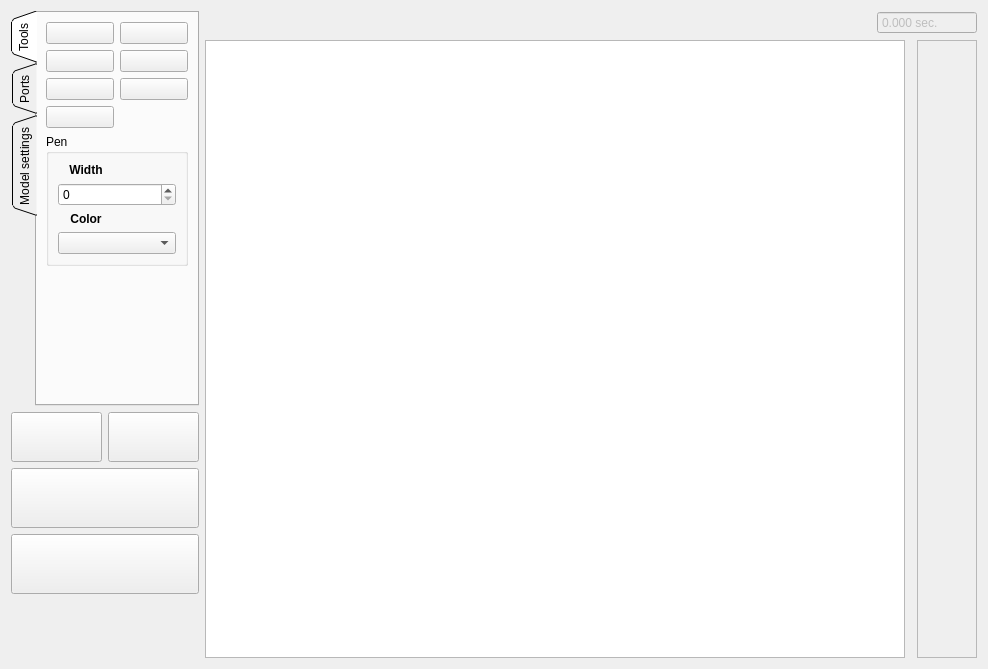
<?xml version="1.0" encoding="UTF-8"?>
<ui version="4.0">
 <class>D2Form</class>
 <widget class="QWidget" name="D2Form">
  <property name="geometry">
   <rect>
    <x>0</x>
    <y>0</y>
    <width>988</width>
    <height>669</height>
   </rect>
  </property>
  <property name="windowTitle">
   <string>2D Robot Model</string>
  </property>
  <layout class="QGridLayout" name="gridLayout" rowstretch="0,0,0,0,0,0,0" columnstretch="0,0,0,0,0">
   <item row="0" column="1" rowspan="7">
    <widget class="QWidget" name="toolbarWidget" native="true">
     <property name="sizePolicy">
      <sizepolicy hsizetype="Preferred" vsizetype="Expanding">
       <horstretch>0</horstretch>
       <verstretch>0</verstretch>
      </sizepolicy>
     </property>
     <layout class="QGridLayout" name="gridLayout_7">
      <property name="leftMargin">
       <number>0</number>
      </property>
      <property name="topMargin">
       <number>0</number>
      </property>
      <property name="rightMargin">
       <number>0</number>
      </property>
      <property name="bottomMargin">
       <number>0</number>
      </property>
      <property name="horizontalSpacing">
       <number>6</number>
      </property>
      <item row="1" column="0">
       <widget class="QPushButton" name="saveWorldModelPushButton">
        <property name="sizePolicy">
         <sizepolicy hsizetype="Preferred" vsizetype="Minimum">
          <horstretch>0</horstretch>
          <verstretch>0</verstretch>
         </sizepolicy>
        </property>
        <property name="minimumSize">
         <size>
          <width>0</width>
          <height>50</height>
         </size>
        </property>
        <property name="toolTip">
         <string>Save World Model (Ctrl+S)</string>
        </property>
        <property name="text">
         <string/>
        </property>
        <property name="icon">
         <iconset resource="../../../../../interpreters/interpreterCore/interpreterCore.qrc">
          <normaloff>:/icons/2d_save.png</normaloff>:/icons/2d_save.png</iconset>
        </property>
        <property name="iconSize">
         <size>
          <width>24</width>
          <height>24</height>
         </size>
        </property>
        <property name="shortcut">
         <string>Ctrl+S</string>
        </property>
       </widget>
      </item>
      <item row="0" column="0" colspan="2">
       <widget class="QWidget" name="mainTabBarWidget" native="true">
        <property name="sizePolicy">
         <sizepolicy hsizetype="Preferred" vsizetype="Expanding">
          <horstretch>0</horstretch>
          <verstretch>0</verstretch>
         </sizepolicy>
        </property>
        <layout class="QHBoxLayout" name="horizontalLayout">
         <property name="spacing">
          <number>0</number>
         </property>
         <property name="leftMargin">
          <number>0</number>
         </property>
         <property name="topMargin">
          <number>0</number>
         </property>
         <property name="rightMargin">
          <number>0</number>
         </property>
         <property name="bottomMargin">
          <number>0</number>
         </property>
         <item>
          <widget class="QTabWidget" name="mainTabBar">
           <property name="sizePolicy">
            <sizepolicy hsizetype="Preferred" vsizetype="Expanding">
             <horstretch>0</horstretch>
             <verstretch>0</verstretch>
            </sizepolicy>
           </property>
           <property name="tabPosition">
            <enum>QTabWidget::West</enum>
           </property>
           <property name="tabShape">
            <enum>QTabWidget::Triangular</enum>
           </property>
           <property name="currentIndex">
            <number>0</number>
           </property>
           <property name="elideMode">
            <enum>Qt::ElideNone</enum>
           </property>
           <property name="usesScrollButtons">
            <bool>false</bool>
           </property>
           <widget class="QWidget" name="toolsTab">
            <attribute name="title">
             <string>Tools</string>
            </attribute>
            <layout class="QGridLayout" name="gridLayout_3">
             <item row="5" column="0" colspan="2">
              <widget class="QGroupBox" name="penBrushToolBox">
               <property name="sizePolicy">
                <sizepolicy hsizetype="MinimumExpanding" vsizetype="Preferred">
                 <horstretch>0</horstretch>
                 <verstretch>0</verstretch>
                </sizepolicy>
               </property>
               <property name="title">
                <string>Pen</string>
               </property>
               <layout class="QGridLayout" name="gridLayout_4">
                <item row="0" column="0">
                 <widget class="QLabel" name="widthLabel">
                  <property name="font">
                   <font>
                    <weight>75</weight>
                    <bold>true</bold>
                   </font>
                  </property>
                  <property name="text">
                   <string>Width</string>
                  </property>
                  <property name="alignment">
                   <set>Qt::AlignCenter</set>
                  </property>
                 </widget>
                </item>
                <item row="2" column="0">
                 <widget class="QLabel" name="colorLabel">
                  <property name="maximumSize">
                   <size>
                    <width>64</width>
                    <height>16777215</height>
                   </size>
                  </property>
                  <property name="font">
                   <font>
                    <weight>75</weight>
                    <bold>true</bold>
                   </font>
                  </property>
                  <property name="text">
                   <string>Color</string>
                  </property>
                  <property name="alignment">
                   <set>Qt::AlignCenter</set>
                  </property>
                 </widget>
                </item>
                <item row="3" column="0" colspan="2">
                 <widget class="graphicsUtils::ColorListEditor" name="penColorComboBox"/>
                </item>
                <item row="1" column="0" colspan="2">
                 <widget class="QSpinBox" name="penWidthSpinBox"/>
                </item>
               </layout>
              </widget>
             </item>
             <item row="2" column="0">
              <widget class="QPushButton" name="stylusButton">
               <property name="sizePolicy">
                <sizepolicy hsizetype="Minimum" vsizetype="Preferred">
                 <horstretch>0</horstretch>
                 <verstretch>0</verstretch>
                </sizepolicy>
               </property>
               <property name="maximumSize">
                <size>
                 <width>75</width>
                 <height>16777215</height>
                </size>
               </property>
               <property name="toolTip">
                <string>Pencil (P)</string>
               </property>
               <property name="text">
                <string/>
               </property>
               <property name="icon">
                <iconset resource="../../../../../interpreters/interpreterCore/interpreterCore.qrc">
                 <normaloff>:/icons/2d_pencil.png</normaloff>:/icons/2d_pencil.png</iconset>
               </property>
               <property name="iconSize">
                <size>
                 <width>24</width>
                 <height>24</height>
                </size>
               </property>
               <property name="shortcut">
                <string>P</string>
               </property>
               <property name="checkable">
                <bool>true</bool>
               </property>
              </widget>
             </item>
             <item row="1" column="0">
              <widget class="QPushButton" name="lineButton">
               <property name="sizePolicy">
                <sizepolicy hsizetype="Minimum" vsizetype="Preferred">
                 <horstretch>0</horstretch>
                 <verstretch>0</verstretch>
                </sizepolicy>
               </property>
               <property name="maximumSize">
                <size>
                 <width>75</width>
                 <height>16777215</height>
                </size>
               </property>
               <property name="toolTip">
                <string>Line (L)</string>
               </property>
               <property name="text">
                <string/>
               </property>
               <property name="icon">
                <iconset resource="../../../../../interpreters/interpreterCore/interpreterCore.qrc">
                 <normaloff>:/icons/2d_ruler.png</normaloff>:/icons/2d_ruler.png</iconset>
               </property>
               <property name="iconSize">
                <size>
                 <width>24</width>
                 <height>24</height>
                </size>
               </property>
               <property name="shortcut">
                <string>L</string>
               </property>
               <property name="checkable">
                <bool>true</bool>
               </property>
               <property name="flat">
                <bool>false</bool>
               </property>
              </widget>
             </item>
             <item row="6" column="0" colspan="2">
              <spacer name="verticalSpacer_2">
               <property name="orientation">
                <enum>Qt::Vertical</enum>
               </property>
               <property name="sizeHint" stdset="0">
                <size>
                 <width>20</width>
                 <height>40</height>
                </size>
               </property>
              </spacer>
             </item>
             <item row="3" column="0">
              <widget class="QPushButton" name="clearButton">
               <property name="sizePolicy">
                <sizepolicy hsizetype="Minimum" vsizetype="Preferred">
                 <horstretch>0</horstretch>
                 <verstretch>0</verstretch>
                </sizepolicy>
               </property>
               <property name="maximumSize">
                <size>
                 <width>75</width>
                 <height>16777215</height>
                </size>
               </property>
               <property name="toolTip">
                <string>Clear</string>
               </property>
               <property name="text">
                <string/>
               </property>
               <property name="icon">
                <iconset resource="../../../../../interpreters/interpreterCore/interpreterCore.qrc">
                 <normaloff>:/icons/2d_clear.png</normaloff>:/icons/2d_clear.png</iconset>
               </property>
               <property name="iconSize">
                <size>
                 <width>24</width>
                 <height>24</height>
                </size>
               </property>
               <property name="checkable">
                <bool>false</bool>
               </property>
              </widget>
             </item>
             <item row="3" column="1">
              <widget class="QPushButton" name="noneButton">
               <property name="sizePolicy">
                <sizepolicy hsizetype="Minimum" vsizetype="Preferred">
                 <horstretch>0</horstretch>
                 <verstretch>0</verstretch>
                </sizepolicy>
               </property>
               <property name="maximumSize">
                <size>
                 <width>75</width>
                 <height>16777215</height>
                </size>
               </property>
               <property name="toolTip">
                <string>None (N)</string>
               </property>
               <property name="text">
                <string/>
               </property>
               <property name="icon">
                <iconset resource="../../../../../interpreters/interpreterCore/interpreterCore.qrc">
                 <normaloff>:/icons/2d_none.png</normaloff>:/icons/2d_none.png</iconset>
               </property>
               <property name="iconSize">
                <size>
                 <width>24</width>
                 <height>24</height>
                </size>
               </property>
               <property name="shortcut">
                <string>N</string>
               </property>
               <property name="checkable">
                <bool>true</bool>
               </property>
              </widget>
             </item>
             <item row="2" column="1">
              <widget class="QPushButton" name="ellipseButton">
               <property name="sizePolicy">
                <sizepolicy hsizetype="Minimum" vsizetype="Preferred">
                 <horstretch>0</horstretch>
                 <verstretch>0</verstretch>
                </sizepolicy>
               </property>
               <property name="maximumSize">
                <size>
                 <width>75</width>
                 <height>16777215</height>
                </size>
               </property>
               <property name="toolTip">
                <string>Ellipse (E)</string>
               </property>
               <property name="text">
                <string/>
               </property>
               <property name="icon">
                <iconset resource="../../../../../interpreters/interpreterCore/interpreterCore.qrc">
                 <normaloff>:/icons/2d_ellipse.png</normaloff>:/icons/2d_ellipse.png</iconset>
               </property>
               <property name="iconSize">
                <size>
                 <width>24</width>
                 <height>24</height>
                </size>
               </property>
               <property name="shortcut">
                <string>E</string>
               </property>
               <property name="checkable">
                <bool>true</bool>
               </property>
              </widget>
             </item>
             <item row="1" column="1">
              <widget class="QPushButton" name="wallButton">
               <property name="sizePolicy">
                <sizepolicy hsizetype="Minimum" vsizetype="Preferred">
                 <horstretch>0</horstretch>
                 <verstretch>0</verstretch>
                </sizepolicy>
               </property>
               <property name="maximumSize">
                <size>
                 <width>75</width>
                 <height>16777215</height>
                </size>
               </property>
               <property name="toolTip">
                <string>Wall (W)</string>
               </property>
               <property name="text">
                <string/>
               </property>
               <property name="icon">
                <iconset resource="../../../../../interpreters/interpreterCore/interpreterCore.qrc">
                 <normaloff>:/icons/2d_wall.png</normaloff>:/icons/2d_wall.png</iconset>
               </property>
               <property name="iconSize">
                <size>
                 <width>24</width>
                 <height>24</height>
                </size>
               </property>
               <property name="shortcut">
                <string>W</string>
               </property>
               <property name="checkable">
                <bool>true</bool>
               </property>
              </widget>
             </item>
             <item row="4" column="0">
              <widget class="QPushButton" name="clearFloorButton">
               <property name="toolTip">
                <string>Clear floor</string>
               </property>
               <property name="text">
                <string/>
               </property>
               <property name="icon">
                <iconset resource="../../../../../interpreters/interpreterCore/interpreterCore.qrc">
                 <normaloff>:/icons/2d_clear_floor.svg</normaloff>:/icons/2d_clear_floor.svg</iconset>
               </property>
              </widget>
             </item>
            </layout>
           </widget>
           <widget class="QWidget" name="portsTab">
            <attribute name="title">
             <string>Ports</string>
            </attribute>
            <layout class="QGridLayout" name="gridLayout_2">
             <property name="leftMargin">
              <number>0</number>
             </property>
             <property name="topMargin">
              <number>0</number>
             </property>
             <property name="rightMargin">
              <number>0</number>
             </property>
             <property name="bottomMargin">
              <number>0</number>
             </property>
             <item row="2" column="0">
              <spacer name="verticalSpacer_3">
               <property name="orientation">
                <enum>Qt::Vertical</enum>
               </property>
               <property name="sizeHint" stdset="0">
                <size>
                 <width>20</width>
                 <height>40</height>
                </size>
               </property>
              </spacer>
             </item>
             <item row="1" column="0">
              <widget class="QGroupBox" name="motorsGroupBox">
               <property name="title">
                <string>Motors</string>
               </property>
               <layout class="QVBoxLayout" name="verticalLayout_3">
                <item>
                 <widget class="QLabel" name="leftWheelLabel">
                  <property name="text">
                   <string>Left wheel:</string>
                  </property>
                 </widget>
                </item>
                <item>
                 <widget class="QComboBox" name="leftWheelComboBox"/>
                </item>
                <item>
                 <widget class="QLabel" name="rightWheelLabel">
                  <property name="text">
                   <string>Right wheel:</string>
                  </property>
                 </widget>
                </item>
                <item>
                 <widget class="QComboBox" name="rightWheelComboBox"/>
                </item>
               </layout>
              </widget>
             </item>
             <item row="0" column="0">
              <widget class="QGroupBox" name="portsGroupBox">
               <property name="title">
                <string>Ports configuration</string>
               </property>
               <layout class="QFormLayout" name="portsFormLayout">
                <property name="fieldGrowthPolicy">
                 <enum>QFormLayout::AllNonFixedFieldsGrow</enum>
                </property>
               </layout>
              </widget>
             </item>
            </layout>
           </widget>
           <widget class="QWidget" name="modelSettingsTab">
            <attribute name="title">
             <string>Model settings</string>
            </attribute>
            <layout class="QGridLayout" name="gridLayout_5">
             <item row="1" column="0">
              <widget class="QGroupBox" name="speedBox">
               <property name="title">
                <string>Speed</string>
               </property>
               <layout class="QVBoxLayout" name="verticalLayout_2" stretch="0">
                <item>
                 <widget class="QComboBox" name="speedComboBox">
                  <property name="editable">
                   <bool>false</bool>
                  </property>
                  <property name="currentIndex">
                   <number>-1</number>
                  </property>
                  <item>
                   <property name="text">
                    <string>Low</string>
                   </property>
                  </item>
                  <item>
                   <property name="text">
                    <string>Medium</string>
                   </property>
                  </item>
                  <item>
                   <property name="text">
                    <string>High</string>
                   </property>
                  </item>
                 </widget>
                </item>
               </layout>
              </widget>
             </item>
             <item row="0" column="0">
              <widget class="QGroupBox" name="physicsGroupBox">
               <property name="title">
                <string>Physics</string>
               </property>
               <layout class="QVBoxLayout" name="verticalLayout">
                <item>
                 <widget class="QCheckBox" name="realisticPhysicsCheckBox">
                  <property name="text">
                   <string>Realistic physics</string>
                  </property>
                 </widget>
                </item>
                <item>
                 <widget class="QCheckBox" name="enableSensorNoiseCheckBox">
                  <property name="text">
                   <string>Realistic sensors</string>
                  </property>
                 </widget>
                </item>
                <item>
                 <widget class="QCheckBox" name="enableMotorNoiseCheckBox">
                  <property name="text">
                   <string>Realistic engines</string>
                  </property>
                 </widget>
                </item>
               </layout>
              </widget>
             </item>
             <item row="3" column="0">
              <spacer name="verticalSpacer">
               <property name="orientation">
                <enum>Qt::Vertical</enum>
               </property>
               <property name="sizeHint" stdset="0">
                <size>
                 <width>20</width>
                 <height>40</height>
                </size>
               </property>
              </spacer>
             </item>
            </layout>
           </widget>
          </widget>
         </item>
        </layout>
       </widget>
      </item>
      <item row="4" column="1">
       <widget class="QPushButton" name="multiselectionCursorButton">
        <property name="toolTip">
         <string>Multiselection mode</string>
        </property>
        <property name="text">
         <string/>
        </property>
        <property name="icon">
         <iconset resource="../../../../../interpreters/interpreterCore/interpreterCore.qrc">
          <normaloff>:/icons/2d_multiselection.png</normaloff>:/icons/2d_multiselection.png</iconset>
        </property>
        <property name="iconSize">
         <size>
          <width>24</width>
          <height>24</height>
         </size>
        </property>
        <property name="checkable">
         <bool>true</bool>
        </property>
        <property name="flat">
         <bool>true</bool>
        </property>
       </widget>
      </item>
      <item row="6" column="1">
       <widget class="QPushButton" name="initialStateButton">
        <property name="sizePolicy">
         <sizepolicy hsizetype="Preferred" vsizetype="Fixed">
          <horstretch>0</horstretch>
          <verstretch>0</verstretch>
         </sizepolicy>
        </property>
        <property name="minimumSize">
         <size>
          <width>0</width>
          <height>30</height>
         </size>
        </property>
        <property name="toolTip">
         <string>Return a robot to initial position</string>
        </property>
        <property name="text">
         <string/>
        </property>
        <property name="icon">
         <iconset resource="../../../../../interpreters/interpreterCore/interpreterCore.qrc">
          <normaloff>:/icons/2d_robot_back.png</normaloff>:/icons/2d_robot_back.png</iconset>
        </property>
        <property name="flat">
         <bool>true</bool>
        </property>
       </widget>
      </item>
      <item row="1" column="1">
       <widget class="QPushButton" name="loadWorldModelPushButton">
        <property name="sizePolicy">
         <sizepolicy hsizetype="Preferred" vsizetype="Minimum">
          <horstretch>0</horstretch>
          <verstretch>0</verstretch>
         </sizepolicy>
        </property>
        <property name="toolTip">
         <string>Load World Model (Ctrl+O)</string>
        </property>
        <property name="text">
         <string/>
        </property>
        <property name="icon">
         <iconset resource="../../../../../interpreters/interpreterCore/interpreterCore.qrc">
          <normaloff>:/icons/2d_open.png</normaloff>:/icons/2d_open.png</iconset>
        </property>
        <property name="iconSize">
         <size>
          <width>24</width>
          <height>24</height>
         </size>
        </property>
        <property name="shortcut">
         <string>Ctrl+O</string>
        </property>
       </widget>
      </item>
      <item row="6" column="0">
       <widget class="QPushButton" name="autoCenteringButton">
        <property name="toolTip">
         <string>Camera following robot</string>
        </property>
        <property name="text">
         <string/>
        </property>
        <property name="icon">
         <iconset resource="../../../../../interpreters/interpreterCore/interpreterCore.qrc">
          <normaloff>:/icons/2d_target.png</normaloff>:/icons/2d_target.png</iconset>
        </property>
        <property name="iconSize">
         <size>
          <width>24</width>
          <height>24</height>
         </size>
        </property>
        <property name="checkable">
         <bool>true</bool>
        </property>
        <property name="flat">
         <bool>true</bool>
        </property>
       </widget>
      </item>
      <item row="4" column="0">
       <widget class="QPushButton" name="handCursorButton">
        <property name="sizePolicy">
         <sizepolicy hsizetype="Minimum" vsizetype="Fixed">
          <horstretch>0</horstretch>
          <verstretch>0</verstretch>
         </sizepolicy>
        </property>
        <property name="toolTip">
         <string>Hand dragging mode</string>
        </property>
        <property name="text">
         <string/>
        </property>
        <property name="icon">
         <iconset resource="../../../../../interpreters/interpreterCore/interpreterCore.qrc">
          <normaloff>:/icons/2d_hand.png</normaloff>:/icons/2d_hand.png</iconset>
        </property>
        <property name="iconSize">
         <size>
          <width>24</width>
          <height>24</height>
         </size>
        </property>
        <property name="checkable">
         <bool>true</bool>
        </property>
        <property name="flat">
         <bool>true</bool>
        </property>
       </widget>
      </item>
      <item row="3" column="0" colspan="2">
       <widget class="QPushButton" name="stopButton">
        <property name="sizePolicy">
         <sizepolicy hsizetype="Minimum" vsizetype="Minimum">
          <horstretch>0</horstretch>
          <verstretch>0</verstretch>
         </sizepolicy>
        </property>
        <property name="minimumSize">
         <size>
          <width>0</width>
          <height>60</height>
         </size>
        </property>
        <property name="maximumSize">
         <size>
          <width>16777215</width>
          <height>60</height>
         </size>
        </property>
        <property name="toolTip">
         <string>Stop program (Esc)</string>
        </property>
        <property name="text">
         <string/>
        </property>
        <property name="icon">
         <iconset resource="../../../../../interpreters/interpreterCore/interpreterCore.qrc">
          <normaloff>:/icons/2d_stop.png</normaloff>:/icons/2d_stop.png</iconset>
        </property>
        <property name="iconSize">
         <size>
          <width>44</width>
          <height>44</height>
         </size>
        </property>
       </widget>
      </item>
      <item row="2" column="0" colspan="2">
       <widget class="QPushButton" name="runButton">
        <property name="sizePolicy">
         <sizepolicy hsizetype="Minimum" vsizetype="Minimum">
          <horstretch>0</horstretch>
          <verstretch>0</verstretch>
         </sizepolicy>
        </property>
        <property name="minimumSize">
         <size>
          <width>0</width>
          <height>60</height>
         </size>
        </property>
        <property name="maximumSize">
         <size>
          <width>16777215</width>
          <height>60</height>
         </size>
        </property>
        <property name="toolTip">
         <string>Run program (Enter)</string>
        </property>
        <property name="text">
         <string/>
        </property>
        <property name="icon">
         <iconset resource="../../../../../interpreters/interpreterCore/interpreterCore.qrc">
          <normaloff>:/icons/2d_run.png</normaloff>:/icons/2d_run.png</iconset>
        </property>
        <property name="iconSize">
         <size>
          <width>44</width>
          <height>44</height>
         </size>
        </property>
       </widget>
      </item>
     </layout>
    </widget>
   </item>
   <item row="0" column="4" rowspan="7">
    <widget class="QWidget" name="sceneWidget" native="true">
     <layout class="QGridLayout" name="gridLayout_6">
      <property name="leftMargin">
       <number>0</number>
      </property>
      <property name="topMargin">
       <number>0</number>
      </property>
      <property name="rightMargin">
       <number>0</number>
      </property>
      <property name="bottomMargin">
       <number>0</number>
      </property>
      <item row="2" column="1">
       <widget class="graphicsUtils::AbstractView" name="graphicsView">
        <property name="sizePolicy">
         <sizepolicy hsizetype="Expanding" vsizetype="Expanding">
          <horstretch>1</horstretch>
          <verstretch>1</verstretch>
         </sizepolicy>
        </property>
       </widget>
      </item>
      <item row="2" column="3">
       <widget class="QFrame" name="displayFrame">
        <property name="frameShape">
         <enum>QFrame::StyledPanel</enum>
        </property>
        <property name="frameShadow">
         <enum>QFrame::Raised</enum>
        </property>
        <layout class="QHBoxLayout" name="horizontalLayout_2">
         <item>
          <widget class="QPushButton" name="displayButton">
           <property name="sizePolicy">
            <sizepolicy hsizetype="Fixed" vsizetype="Preferred">
             <horstretch>0</horstretch>
             <verstretch>0</verstretch>
            </sizepolicy>
           </property>
           <property name="text">
            <string/>
           </property>
           <property name="icon">
            <iconset resource="../../../../../interpreters/interpreterCore/interpreterCore.qrc">
             <normaloff>:/icons/2d_left.png</normaloff>:/icons/2d_left.png</iconset>
           </property>
           <property name="flat">
            <bool>true</bool>
           </property>
          </widget>
         </item>
        </layout>
       </widget>
      </item>
      <item row="1" column="1" colspan="3">
       <widget class="QWidget" name="sceneHeaderWidget" native="true">
        <layout class="QHBoxLayout" name="horizontalLayout_3">
         <property name="leftMargin">
          <number>0</number>
         </property>
         <property name="topMargin">
          <number>0</number>
         </property>
         <property name="rightMargin">
          <number>0</number>
         </property>
         <property name="bottomMargin">
          <number>0</number>
         </property>
         <item>
          <widget class="twoDModel::view::GridParameters" name="gridParametersBox">
           <property name="sizePolicy">
            <sizepolicy hsizetype="Expanding" vsizetype="Preferred">
             <horstretch>0</horstretch>
             <verstretch>0</verstretch>
            </sizepolicy>
           </property>
          </widget>
         </item>
         <item>
          <spacer name="horizontalSpacer">
           <property name="orientation">
            <enum>Qt::Horizontal</enum>
           </property>
           <property name="sizeType">
            <enum>QSizePolicy::Expanding</enum>
           </property>
           <property name="sizeHint" stdset="0">
            <size>
             <width>1</width>
             <height>20</height>
            </size>
           </property>
          </spacer>
         </item>
         <item>
          <widget class="QDoubleSpinBox" name="timelineBox">
           <property name="enabled">
            <bool>false</bool>
           </property>
           <property name="sizePolicy">
            <sizepolicy hsizetype="Fixed" vsizetype="Fixed">
             <horstretch>0</horstretch>
             <verstretch>0</verstretch>
            </sizepolicy>
           </property>
           <property name="focusPolicy">
            <enum>Qt::NoFocus</enum>
           </property>
           <property name="contextMenuPolicy">
            <enum>Qt::NoContextMenu</enum>
           </property>
           <property name="toolTip">
            <string>Time in 2D model</string>
           </property>
           <property name="readOnly">
            <bool>true</bool>
           </property>
           <property name="buttonSymbols">
            <enum>QAbstractSpinBox::NoButtons</enum>
           </property>
           <property name="suffix">
            <string> sec.</string>
           </property>
           <property name="decimals">
            <number>3</number>
           </property>
           <property name="maximum">
            <double>2000000000.000000000000000</double>
           </property>
          </widget>
         </item>
        </layout>
       </widget>
      </item>
     </layout>
    </widget>
   </item>
  </layout>
 </widget>
 <customwidgets>
  <customwidget>
   <class>graphicsUtils::AbstractView</class>
   <extends>QGraphicsView</extends>
   <header>qrutils/graphicsUtils/abstractItemView.h</header>
  </customwidget>
  <customwidget>
   <class>graphicsUtils::ColorListEditor</class>
   <extends>QComboBox</extends>
   <header>qrutils/graphicsUtils/colorListEditor.h</header>
  </customwidget>
  <customwidget>
   <class>twoDModel::view::GridParameters</class>
   <extends>QFrame</extends>
   <header>src/engine/view/gridParameters.h</header>
   <container>1</container>
  </customwidget>
 </customwidgets>
 <resources>
  <include location="../../../../../interpreters/interpreterCore/interpreterCore.qrc"/>
 </resources>
 <connections/>
</ui>
